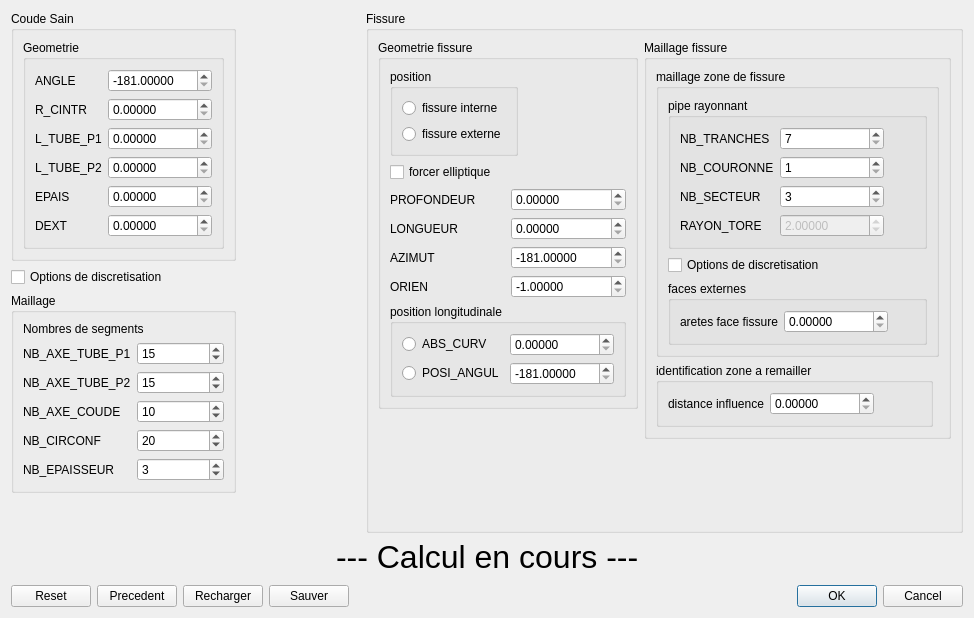
<?xml version="1.0" encoding="UTF-8"?>
<ui version="4.0">
 <class>Dialog</class>
 <widget class="QDialog" name="Dialog">
  <property name="geometry">
   <rect>
    <x>0</x>
    <y>0</y>
    <width>974</width>
    <height>618</height>
   </rect>
  </property>
  <property name="windowTitle">
   <string>Generation de coude avec fissure</string>
  </property>
  <layout class="QGridLayout" name="gridLayout_8">
   <item row="0" column="0">
    <layout class="QHBoxLayout" name="horizontalLayout_5">
     <item>
      <layout class="QVBoxLayout" name="verticalLayout_2">
       <item>
        <widget class="QGroupBox" name="groupBox">
         <property name="title">
          <string>Coude Sain</string>
         </property>
         <layout class="QVBoxLayout" name="verticalLayout_3">
          <item>
           <widget class="QGroupBox" name="groupBox_3">
            <property name="title">
             <string>Geometrie</string>
            </property>
            <layout class="QGridLayout" name="gridLayout_2">
             <item row="0" column="0">
              <layout class="QGridLayout" name="gridLayout">
               <item row="2" column="0">
                <widget class="QLabel" name="label_3">
                 <property name="text">
                  <string>L_TUBE_P1</string>
                 </property>
                </widget>
               </item>
               <item row="0" column="1">
                <widget class="QDoubleSpinBox" name="dsb_angle">
                 <property name="toolTip">
                  <string>Valeur de l'angle du coude en degres</string>
                 </property>
                 <property name="decimals">
                  <number>5</number>
                 </property>
                 <property name="minimum">
                  <double>-181.000000000000000</double>
                 </property>
                 <property name="maximum">
                  <double>180.000000000000000</double>
                 </property>
                 <property name="value">
                  <double>-181.000000000000000</double>
                 </property>
                </widget>
               </item>
               <item row="1" column="0">
                <widget class="QLabel" name="label_2">
                 <property name="text">
                  <string>R_CINTR</string>
                 </property>
                </widget>
               </item>
               <item row="4" column="0">
                <widget class="QLabel" name="label_5">
                 <property name="text">
                  <string>EPAIS</string>
                 </property>
                </widget>
               </item>
               <item row="4" column="1">
                <widget class="QDoubleSpinBox" name="dsb_epais">
                 <property name="toolTip">
                  <string>Valeur de l'epaisseur du coude et des embouts</string>
                 </property>
                 <property name="decimals">
                  <number>5</number>
                 </property>
                 <property name="maximum">
                  <double>1000000.000000000000000</double>
                 </property>
                </widget>
               </item>
               <item row="3" column="0">
                <widget class="QLabel" name="label_4">
                 <property name="text">
                  <string>L_TUBE_P2</string>
                 </property>
                </widget>
               </item>
               <item row="3" column="1">
                <widget class="QDoubleSpinBox" name="dsb_lTubeP2">
                 <property name="toolTip">
                  <string>Valeur de la longueur de l'embout P2 a l'extremite duquel seront appliques les chargements</string>
                 </property>
                 <property name="decimals">
                  <number>5</number>
                 </property>
                 <property name="maximum">
                  <double>1000000.000000000000000</double>
                 </property>
                </widget>
               </item>
               <item row="5" column="0">
                <widget class="QLabel" name="label_6">
                 <property name="text">
                  <string>DEXT</string>
                 </property>
                </widget>
               </item>
               <item row="0" column="0">
                <widget class="QLabel" name="label">
                 <property name="text">
                  <string>ANGLE</string>
                 </property>
                </widget>
               </item>
               <item row="5" column="1">
                <widget class="QDoubleSpinBox" name="dsb_dext">
                 <property name="toolTip">
                  <string>Valeur du diametre externe du coude et des embouts droits</string>
                 </property>
                 <property name="decimals">
                  <number>5</number>
                 </property>
                 <property name="maximum">
                  <double>1000000.000000000000000</double>
                 </property>
                </widget>
               </item>
               <item row="2" column="1">
                <widget class="QDoubleSpinBox" name="dsb_lTubeP1">
                 <property name="toolTip">
                  <string>Valeur de la longueur de l'embout P1 a l'extremite duquel seront appliques les chargements</string>
                 </property>
                 <property name="decimals">
                  <number>5</number>
                 </property>
                 <property name="maximum">
                  <double>1000000.000000000000000</double>
                 </property>
                </widget>
               </item>
               <item row="1" column="1">
                <widget class="QDoubleSpinBox" name="dsb_rCintr">
                 <property name="toolTip">
                  <string>Valeur du rayon de cintrage du coude</string>
                 </property>
                 <property name="decimals">
                  <number>5</number>
                 </property>
                 <property name="maximum">
                  <double>1000000.000000000000000</double>
                 </property>
                </widget>
               </item>
              </layout>
             </item>
            </layout>
           </widget>
          </item>
         </layout>
        </widget>
       </item>
       <item>
        <widget class="QCheckBox" name="cb_optDiscrSain">
         <property name="toolTip">
          <string>Parametres optionnels de discretisation</string>
         </property>
         <property name="text">
          <string>Options de discretisation</string>
         </property>
        </widget>
       </item>
       <item>
        <widget class="QGroupBox" name="gb_discrSain">
         <property name="title">
          <string>Maillage</string>
         </property>
         <layout class="QGridLayout" name="gridLayout_4">
          <item row="0" column="0">
           <layout class="QVBoxLayout" name="verticalLayout">
            <item>
             <widget class="QLabel" name="label_7">
              <property name="text">
               <string>Nombres de segments</string>
              </property>
             </widget>
            </item>
            <item>
             <layout class="QGridLayout" name="gridLayout_3">
              <item row="0" column="0">
               <widget class="QLabel" name="label_8">
                <property name="text">
                 <string>NB_AXE_TUBE_P1</string>
                </property>
               </widget>
              </item>
              <item row="0" column="1">
               <widget class="QSpinBox" name="sb_nbAxeTubeP1">
                <property name="toolTip">
                 <string>Nombre d'elements le long de l'embout P1</string>
                </property>
                <property name="maximum">
                 <number>10000</number>
                </property>
                <property name="value">
                 <number>15</number>
                </property>
               </widget>
              </item>
              <item row="1" column="0">
               <widget class="QLabel" name="label_9">
                <property name="text">
                 <string>NB_AXE_TUBE_P2</string>
                </property>
               </widget>
              </item>
              <item row="1" column="1">
               <widget class="QSpinBox" name="sb_nbAxeTubeP2">
                <property name="toolTip">
                 <string>Nombre d'elements le long de l'embout P2</string>
                </property>
                <property name="maximum">
                 <number>10000</number>
                </property>
                <property name="value">
                 <number>15</number>
                </property>
               </widget>
              </item>
              <item row="2" column="0">
               <widget class="QLabel" name="label_10">
                <property name="text">
                 <string>NB_AXE_COUDE</string>
                </property>
               </widget>
              </item>
              <item row="2" column="1">
               <widget class="QSpinBox" name="sb_nbAxeCoude">
                <property name="toolTip">
                 <string>Nombre d'elements le long de l'axe du coude</string>
                </property>
                <property name="maximum">
                 <number>10000</number>
                </property>
                <property name="value">
                 <number>10</number>
                </property>
               </widget>
              </item>
              <item row="3" column="0">
               <widget class="QLabel" name="label_11">
                <property name="text">
                 <string>NB_CIRCONF</string>
                </property>
               </widget>
              </item>
              <item row="3" column="1">
               <widget class="QSpinBox" name="sb_nbCirconf">
                <property name="toolTip">
                 <string>&lt;html&gt;&lt;head/&gt;&lt;body&gt;&lt;p&gt;Nombre d'elements le long de la circonference&lt;/p&gt;&lt;p&gt;(nombre pair)&lt;/p&gt;&lt;/body&gt;&lt;/html&gt;</string>
                </property>
                <property name="maximum">
                 <number>10000</number>
                </property>
                <property name="value">
                 <number>20</number>
                </property>
               </widget>
              </item>
              <item row="4" column="0">
               <widget class="QLabel" name="label_13">
                <property name="text">
                 <string>NB_EPAISSEUR</string>
                </property>
               </widget>
              </item>
              <item row="4" column="1">
               <widget class="QSpinBox" name="sb_nbEpaisseur">
                <property name="toolTip">
                 <string>Nombre d'elements dans l'epaisseur</string>
                </property>
                <property name="maximum">
                 <number>10000</number>
                </property>
                <property name="value">
                 <number>3</number>
                </property>
               </widget>
              </item>
             </layout>
            </item>
           </layout>
          </item>
         </layout>
        </widget>
       </item>
       <item>
        <spacer name="verticalSpacer">
         <property name="orientation">
          <enum>Qt::Vertical</enum>
         </property>
         <property name="sizeHint" stdset="0">
          <size>
           <width>20</width>
           <height>40</height>
          </size>
         </property>
        </spacer>
       </item>
      </layout>
     </item>
     <item>
      <spacer name="horizontalSpacer_6">
       <property name="orientation">
        <enum>Qt::Horizontal</enum>
       </property>
       <property name="sizeHint" stdset="0">
        <size>
         <width>40</width>
         <height>20</height>
        </size>
       </property>
      </spacer>
     </item>
     <item>
      <widget class="QGroupBox" name="groupBox_2">
       <property name="title">
        <string>Fissure</string>
       </property>
       <layout class="QHBoxLayout" name="horizontalLayout_2">
        <item>
         <layout class="QVBoxLayout" name="verticalLayout_4">
          <item>
           <widget class="QGroupBox" name="groupBox_5">
            <property name="title">
             <string>Geometrie fissure</string>
            </property>
            <layout class="QGridLayout" name="gridLayout_12">
             <item row="0" column="0">
              <layout class="QGridLayout" name="gridLayout_10">
               <item row="0" column="0">
                <widget class="QGroupBox" name="groupBox_4">
                 <property name="title">
                  <string>position</string>
                 </property>
                 <layout class="QVBoxLayout" name="verticalLayout_7">
                  <item>
                   <widget class="QRadioButton" name="rb_fissInt">
                    <property name="toolTip">
                     <string>&lt;html&gt;&lt;head/&gt;&lt;body&gt;&lt;p&gt;Fissure positionnee sur la face interne&lt;/p&gt;&lt;/body&gt;&lt;/html&gt;</string>
                    </property>
                    <property name="text">
                     <string>fissure interne</string>
                    </property>
                   </widget>
                  </item>
                  <item>
                   <widget class="QRadioButton" name="rb_fissExt">
                    <property name="toolTip">
                     <string>&lt;html&gt;&lt;head/&gt;&lt;body&gt;&lt;p&gt;Fissure positionnee sur la face externe&lt;/p&gt;&lt;/body&gt;&lt;/html&gt;</string>
                    </property>
                    <property name="text">
                     <string>fissure externe</string>
                    </property>
                   </widget>
                  </item>
                 </layout>
                </widget>
               </item>
               <item row="0" column="1">
                <spacer name="horizontalSpacer_3">
                 <property name="orientation">
                  <enum>Qt::Horizontal</enum>
                 </property>
                 <property name="sizeHint" stdset="0">
                  <size>
                   <width>40</width>
                   <height>20</height>
                  </size>
                 </property>
                </spacer>
               </item>
               <item row="1" column="0">
                <widget class="QCheckBox" name="cb_forceEllipse">
                 <property name="toolTip">
                  <string>&lt;html&gt;&lt;head/&gt;&lt;body&gt;&lt;p&gt;Forcer une fissure de forme elliptique, meme si elle est longue&lt;/p&gt;&lt;/body&gt;&lt;/html&gt;</string>
                 </property>
                 <property name="accessibleDescription">
                  <string/>
                 </property>
                 <property name="text">
                  <string>forcer elliptique</string>
                 </property>
                </widget>
               </item>
               <item row="1" column="1">
                <spacer name="horizontalSpacer_2">
                 <property name="orientation">
                  <enum>Qt::Horizontal</enum>
                 </property>
                 <property name="sizeHint" stdset="0">
                  <size>
                   <width>40</width>
                   <height>20</height>
                  </size>
                 </property>
                </spacer>
               </item>
              </layout>
             </item>
             <item row="1" column="0">
              <layout class="QGridLayout" name="gridLayout_5">
               <item row="2" column="1">
                <widget class="QDoubleSpinBox" name="dsb_azimut">
                 <property name="toolTip">
                  <string>Valeur de la position circonferentielle du centre de la fissure comptee positivement en degres a partir de l'extrados jusqu'a l'intrados en passant par le flanc gauche</string>
                 </property>
                 <property name="decimals">
                  <number>5</number>
                 </property>
                 <property name="minimum">
                  <double>-181.000000000000000</double>
                 </property>
                 <property name="maximum">
                  <double>180.000000000000000</double>
                 </property>
                 <property name="value">
                  <double>-181.000000000000000</double>
                 </property>
                </widget>
               </item>
               <item row="0" column="0">
                <widget class="QLabel" name="label_18">
                 <property name="text">
                  <string>PROFONDEUR</string>
                 </property>
                </widget>
               </item>
               <item row="0" column="1">
                <widget class="QDoubleSpinBox" name="dsb_profondeur">
                 <property name="toolTip">
                  <string>&lt;html&gt;&lt;head/&gt;&lt;body&gt;&lt;p&gt;Profondeur de la fissure :&lt;/p&gt;&lt;p&gt;distance maximale entre le fond de fissure et la peau interne ou externe sur laquelle debouche la fissure&lt;/p&gt;&lt;/body&gt;&lt;/html&gt;</string>
                 </property>
                 <property name="decimals">
                  <number>5</number>
                 </property>
                 <property name="maximum">
                  <double>1000000.000000000000000</double>
                 </property>
                </widget>
               </item>
               <item row="1" column="0">
                <widget class="QLabel" name="label_19">
                 <property name="text">
                  <string>LONGUEUR</string>
                 </property>
                </widget>
               </item>
               <item row="2" column="0">
                <widget class="QLabel" name="label_14">
                 <property name="text">
                  <string>AZIMUT</string>
                 </property>
                </widget>
               </item>
               <item row="3" column="0">
                <widget class="QLabel" name="label_15">
                 <property name="text">
                  <string>ORIEN</string>
                 </property>
                </widget>
               </item>
               <item row="3" column="1">
                <widget class="QDoubleSpinBox" name="dsb_orientation">
                 <property name="toolTip">
                  <string>Valeur de l'angle en degres forme par le grand axe de la fissure et la generatrice du coude donnant ainsi l'orientation du defaut</string>
                 </property>
                 <property name="decimals">
                  <number>5</number>
                 </property>
                 <property name="minimum">
                  <double>-1.000000000000000</double>
                 </property>
                 <property name="maximum">
                  <double>90.000000000000000</double>
                 </property>
                 <property name="value">
                  <double>-1.000000000000000</double>
                 </property>
                </widget>
               </item>
               <item row="1" column="1">
                <widget class="QDoubleSpinBox" name="dsb_longueur">
                 <property name="toolTip">
                  <string>Longueur du grand axe de la fissure mesuree sur le coude en peau interne ou externe, suivant la peau sur laquelle se trouve la fissure</string>
                 </property>
                 <property name="decimals">
                  <number>5</number>
                 </property>
                 <property name="maximum">
                  <double>1000000.000000000000000</double>
                 </property>
                </widget>
               </item>
              </layout>
             </item>
             <item row="2" column="0">
              <widget class="QGroupBox" name="groupBox_11">
               <property name="title">
                <string>position longitudinale</string>
               </property>
               <layout class="QGridLayout" name="gridLayout_11">
                <item row="0" column="0">
                 <widget class="QRadioButton" name="rb_absCurv">
                  <property name="toolTip">
                   <string>Definition de la position longitudinale par une abscisse curiviligne</string>
                  </property>
                  <property name="text">
                   <string>ABS_CURV</string>
                  </property>
                 </widget>
                </item>
                <item row="1" column="0">
                 <widget class="QRadioButton" name="rb_posiAngul">
                  <property name="toolTip">
                   <string>Definition de la position longitudinale par un angle</string>
                  </property>
                  <property name="text">
                   <string>POSI_ANGUL</string>
                  </property>
                 </widget>
                </item>
                <item row="0" column="1">
                 <widget class="QDoubleSpinBox" name="dsb_absCurv">
                  <property name="toolTip">
                   <string>&lt;html&gt;&lt;head/&gt;&lt;body&gt;&lt;p&gt;Valeur de la position longitudinale du centre de la fissure definie par rapport a l'interface de l'embout P1 :&lt;/p&gt;&lt;p&gt;Abcisse curviligne le long de l'axe du coude, sur la peau interne ou externe, selon la position de la fissure.&lt;/p&gt;&lt;p&gt;&lt;br/&gt;&lt;/p&gt;&lt;/body&gt;&lt;/html&gt;</string>
                  </property>
                  <property name="decimals">
                   <number>5</number>
                  </property>
                  <property name="maximum">
                   <double>1000000.000000000000000</double>
                  </property>
                 </widget>
                </item>
                <item row="1" column="1">
                 <widget class="QDoubleSpinBox" name="dsb_posiAngul">
                  <property name="toolTip">
                   <string>&lt;html&gt;&lt;head/&gt;&lt;body&gt;&lt;p&gt;Valeur de la position longitudinale du centre de la fissure definie par rapport a l'interface de l'embout P1 :&lt;/p&gt;&lt;p&gt;Angle en degres forme par la section contenant le centre de la fissure et l'interface de l'embout P1.&lt;/p&gt;&lt;p&gt;&lt;br/&gt;&lt;/p&gt;&lt;/body&gt;&lt;/html&gt;</string>
                  </property>
                  <property name="decimals">
                   <number>5</number>
                  </property>
                  <property name="minimum">
                   <double>-181.000000000000000</double>
                  </property>
                  <property name="maximum">
                   <double>180.000000000000000</double>
                  </property>
                  <property name="value">
                   <double>-181.000000000000000</double>
                  </property>
                 </widget>
                </item>
               </layout>
              </widget>
             </item>
            </layout>
           </widget>
          </item>
          <item>
           <spacer name="verticalSpacer_3">
            <property name="orientation">
             <enum>Qt::Vertical</enum>
            </property>
            <property name="sizeHint" stdset="0">
             <size>
              <width>20</width>
              <height>40</height>
             </size>
            </property>
           </spacer>
          </item>
         </layout>
        </item>
        <item>
         <layout class="QVBoxLayout" name="verticalLayout_6">
          <item>
           <widget class="QGroupBox" name="groupBox_6">
            <property name="title">
             <string>Maillage fissure</string>
            </property>
            <layout class="QGridLayout" name="gridLayout_7">
             <item row="1" column="0" colspan="2">
              <widget class="QGroupBox" name="groupBox_8">
               <property name="title">
                <string>maillage zone de fissure</string>
               </property>
               <layout class="QVBoxLayout" name="verticalLayout_5">
                <item>
                 <widget class="QGroupBox" name="groupBox_9">
                  <property name="title">
                   <string>pipe rayonnant</string>
                  </property>
                  <layout class="QHBoxLayout" name="horizontalLayout_4">
                   <item>
                    <layout class="QGridLayout" name="gridLayout_6">
                     <item row="1" column="0">
                      <widget class="QLabel" name="label_21">
                       <property name="text">
                        <string>NB_TRANCHES</string>
                       </property>
                      </widget>
                     </item>
                     <item row="2" column="0">
                      <widget class="QLabel" name="label_22">
                       <property name="text">
                        <string>NB_COURONNE</string>
                       </property>
                      </widget>
                     </item>
                     <item row="2" column="1">
                      <widget class="QSpinBox" name="sb_nbCouronne">
                       <property name="toolTip">
                        <string>&lt;html&gt;&lt;head/&gt;&lt;body&gt;&lt;p&gt;Pipe rayonnant construit sur le fond de fissure :&lt;/p&gt;&lt;p&gt;nombre de couronnes du maillage rayonnant autour de la ligne de fond de fissure, y compris la couronne centrale formee de prismes.&lt;/p&gt;&lt;/body&gt;&lt;/html&gt;</string>
                       </property>
                       <property name="minimum">
                        <number>1</number>
                       </property>
                       <property name="maximum">
                        <number>10000</number>
                       </property>
                       <property name="value">
                        <number>1</number>
                       </property>
                      </widget>
                     </item>
                     <item row="3" column="0">
                      <widget class="QLabel" name="label_23">
                       <property name="text">
                        <string>NB_SECTEUR</string>
                       </property>
                      </widget>
                     </item>
                     <item row="3" column="1">
                      <widget class="QSpinBox" name="sb_nbSecteur">
                       <property name="toolTip">
                        <string>&lt;html&gt;&lt;head/&gt;&lt;body&gt;&lt;p&gt;Pipe rayonnant construit sur le fond de fissure :&lt;/p&gt;&lt;p&gt;nombre de secteurs selon un cercle normal au fond de fissure.&lt;/p&gt;&lt;/body&gt;&lt;/html&gt;</string>
                       </property>
                       <property name="minimum">
                        <number>3</number>
                       </property>
                       <property name="maximum">
                        <number>10000</number>
                       </property>
                       <property name="value">
                        <number>3</number>
                       </property>
                      </widget>
                     </item>
                     <item row="1" column="1">
                      <widget class="QSpinBox" name="sb_nbTranches">
                       <property name="toolTip">
                        <string>&lt;html&gt;&lt;head/&gt;&lt;body&gt;&lt;p&gt;Pipe rayonnant construit sur le fond de fissure :&lt;/p&gt;&lt;p&gt;Nombre de mailles (approximatif) le long de la ligne de fond de fissure.&lt;/p&gt;&lt;/body&gt;&lt;/html&gt;</string>
                       </property>
                       <property name="minimum">
                        <number>7</number>
                       </property>
                       <property name="maximum">
                        <number>100000</number>
                       </property>
                       <property name="value">
                        <number>7</number>
                       </property>
                      </widget>
                     </item>
                     <item row="4" column="0">
                      <widget class="QLabel" name="label_20">
                       <property name="text">
                        <string>RAYON_TORE</string>
                       </property>
                      </widget>
                     </item>
                     <item row="4" column="1">
                      <widget class="QDoubleSpinBox" name="dsb_rayonTore">
                       <property name="enabled">
                        <bool>false</bool>
                       </property>
                       <property name="toolTip">
                        <string>&lt;html&gt;&lt;head/&gt;&lt;body&gt;&lt;p&gt;Pipe rayonnant construit sur le fond de fissure :&lt;/p&gt;&lt;p&gt;Rayon du pipe.&lt;/p&gt;&lt;/body&gt;&lt;/html&gt;</string>
                       </property>
                       <property name="decimals">
                        <number>5</number>
                       </property>
                       <property name="maximum">
                        <double>1000000.000000000000000</double>
                       </property>
                       <property name="value">
                        <double>2.000000000000000</double>
                       </property>
                      </widget>
                     </item>
                    </layout>
                   </item>
                   <item>
                    <spacer name="horizontalSpacer_4">
                     <property name="orientation">
                      <enum>Qt::Horizontal</enum>
                     </property>
                     <property name="sizeHint" stdset="0">
                      <size>
                       <width>6</width>
                       <height>20</height>
                      </size>
                     </property>
                    </spacer>
                   </item>
                  </layout>
                 </widget>
                </item>
                <item>
                 <widget class="QCheckBox" name="cb_optDiscrFiss">
                  <property name="toolTip">
                   <string>Parametres optionnels de discretisation</string>
                  </property>
                  <property name="text">
                   <string>Options de discretisation</string>
                  </property>
                 </widget>
                </item>
                <item>
                 <widget class="QGroupBox" name="gb_discrFacesExternes">
                  <property name="enabled">
                   <bool>true</bool>
                  </property>
                  <property name="title">
                   <string>faces externes</string>
                  </property>
                  <layout class="QHBoxLayout" name="horizontalLayout_3">
                   <item>
                    <widget class="QLabel" name="label_24">
                     <property name="text">
                      <string>aretes face fissure</string>
                     </property>
                    </widget>
                   </item>
                   <item>
                    <widget class="QDoubleSpinBox" name="dsb_aretesFaceFissure">
                     <property name="toolTip">
                      <string>&lt;html&gt;&lt;head/&gt;&lt;body&gt;&lt;p&gt;Faces externes de la zone a remailler.&lt;/p&gt;&lt;p&gt;Mailage en triangles : valeur cible des aretes.&lt;/p&gt;&lt;/body&gt;&lt;/html&gt;</string>
                     </property>
                     <property name="decimals">
                      <number>5</number>
                     </property>
                     <property name="maximum">
                      <double>1000000.000000000000000</double>
                     </property>
                    </widget>
                   </item>
                   <item>
                    <spacer name="horizontalSpacer_5">
                     <property name="orientation">
                      <enum>Qt::Horizontal</enum>
                     </property>
                     <property name="sizeHint" stdset="0">
                      <size>
                       <width>1</width>
                       <height>20</height>
                      </size>
                     </property>
                    </spacer>
                   </item>
                  </layout>
                 </widget>
                </item>
               </layout>
              </widget>
             </item>
             <item row="2" column="0">
              <widget class="QGroupBox" name="gb_zoneRemail">
               <property name="enabled">
                <bool>true</bool>
               </property>
               <property name="title">
                <string>identification zone a remailler</string>
               </property>
               <layout class="QGridLayout" name="gridLayout_16">
                <item row="0" column="0">
                 <layout class="QGridLayout" name="gridLayout_17">
                  <item row="1" column="1">
                   <widget class="QDoubleSpinBox" name="dsb_influence">
                    <property name="toolTip">
                     <string>&lt;html&gt;&lt;head/&gt;&lt;body&gt;&lt;p&gt;La zone remaillee contiendra toutes les mailles du maillage sain a une distance de la face de fissure inferieure a cette valeur.&lt;/p&gt;&lt;/body&gt;&lt;/html&gt;</string>
                    </property>
                    <property name="decimals">
                     <number>5</number>
                    </property>
                    <property name="maximum">
                     <double>1000000.000000000000000</double>
                    </property>
                   </widget>
                  </item>
                  <item row="1" column="0">
                   <widget class="QLabel" name="label_25">
                    <property name="text">
                     <string>distance influence</string>
                    </property>
                   </widget>
                  </item>
                 </layout>
                </item>
                <item row="0" column="1">
                 <spacer name="horizontalSpacer_8">
                  <property name="orientation">
                   <enum>Qt::Horizontal</enum>
                  </property>
                  <property name="sizeHint" stdset="0">
                   <size>
                    <width>47</width>
                    <height>20</height>
                   </size>
                  </property>
                 </spacer>
                </item>
               </layout>
              </widget>
             </item>
            </layout>
           </widget>
          </item>
          <item>
           <spacer name="verticalSpacer_4">
            <property name="orientation">
             <enum>Qt::Vertical</enum>
            </property>
            <property name="sizeHint" stdset="0">
             <size>
              <width>20</width>
              <height>40</height>
             </size>
            </property>
           </spacer>
          </item>
         </layout>
        </item>
       </layout>
      </widget>
     </item>
    </layout>
   </item>
   <item row="1" column="0">
    <layout class="QHBoxLayout" name="horizontalLayout_6">
     <item>
      <spacer name="horizontalSpacer">
       <property name="orientation">
        <enum>Qt::Horizontal</enum>
       </property>
       <property name="sizeHint" stdset="0">
        <size>
         <width>40</width>
         <height>20</height>
        </size>
       </property>
      </spacer>
     </item>
     <item>
      <widget class="QLabel" name="lb_calcul">
       <property name="font">
        <font>
         <pointsize>24</pointsize>
        </font>
       </property>
       <property name="text">
        <string>--- Calcul en cours ---</string>
       </property>
      </widget>
     </item>
     <item>
      <spacer name="horizontalSpacer_9">
       <property name="orientation">
        <enum>Qt::Horizontal</enum>
       </property>
       <property name="sizeHint" stdset="0">
        <size>
         <width>40</width>
         <height>20</height>
        </size>
       </property>
      </spacer>
     </item>
    </layout>
   </item>
   <item row="2" column="0">
    <spacer name="verticalSpacer_2">
     <property name="orientation">
      <enum>Qt::Vertical</enum>
     </property>
     <property name="sizeHint" stdset="0">
      <size>
       <width>20</width>
       <height>4</height>
      </size>
     </property>
    </spacer>
   </item>
   <item row="3" column="0">
    <layout class="QHBoxLayout" name="horizontalLayout">
     <item>
      <widget class="QPushButton" name="pb_reset">
       <property name="toolTip">
        <string>reinitialisation de tous les parametres a leur valeur par defaut</string>
       </property>
       <property name="text">
        <string>Reset</string>
       </property>
      </widget>
     </item>
     <item>
      <widget class="QPushButton" name="pb_valPrec">
       <property name="toolTip">
        <string>reinitialisation de tous les parametres a leur valeur de la precedente execution</string>
       </property>
       <property name="text">
        <string>Precedent</string>
       </property>
      </widget>
     </item>
     <item>
      <widget class="QPushButton" name="pb_recharger">
       <property name="toolTip">
        <string>reinitialisation des parametres a partir d'un fichier prealablement sauvegarde</string>
       </property>
       <property name="text">
        <string>Recharger</string>
       </property>
      </widget>
     </item>
     <item>
      <widget class="QPushButton" name="pb_sauver">
       <property name="toolTip">
        <string>sauvegarde des parametres dans un fichier a choisir</string>
       </property>
       <property name="text">
        <string>Sauver</string>
       </property>
      </widget>
     </item>
     <item>
      <spacer name="horizontalSpacer_7">
       <property name="orientation">
        <enum>Qt::Horizontal</enum>
       </property>
       <property name="sizeHint" stdset="0">
        <size>
         <width>40</width>
         <height>20</height>
        </size>
       </property>
      </spacer>
     </item>
     <item>
      <widget class="QDialogButtonBox" name="buttonBox">
       <property name="orientation">
        <enum>Qt::Horizontal</enum>
       </property>
       <property name="standardButtons">
        <set>QDialogButtonBox::Cancel|QDialogButtonBox::Ok</set>
       </property>
      </widget>
     </item>
    </layout>
   </item>
  </layout>
  <zorder>verticalSpacer_2</zorder>
 </widget>
 <resources/>
 <connections>
  <connection>
   <sender>buttonBox</sender>
   <signal>accepted()</signal>
   <receiver>Dialog</receiver>
   <slot>accept()</slot>
   <hints>
    <hint type="sourcelabel">
     <x>1055</x>
     <y>594</y>
    </hint>
    <hint type="destinationlabel">
     <x>157</x>
     <y>274</y>
    </hint>
   </hints>
  </connection>
  <connection>
   <sender>buttonBox</sender>
   <signal>rejected()</signal>
   <receiver>Dialog</receiver>
   <slot>reject()</slot>
   <hints>
    <hint type="sourcelabel">
     <x>1055</x>
     <y>594</y>
    </hint>
    <hint type="destinationlabel">
     <x>286</x>
     <y>274</y>
    </hint>
   </hints>
  </connection>
  <connection>
   <sender>cb_optDiscrSain</sender>
   <signal>clicked(bool)</signal>
   <receiver>gb_discrSain</receiver>
   <slot>setVisible(bool)</slot>
   <hints>
    <hint type="sourcelabel">
     <x>69</x>
     <y>312</y>
    </hint>
    <hint type="destinationlabel">
     <x>70</x>
     <y>549</y>
    </hint>
   </hints>
  </connection>
  <connection>
   <sender>cb_optDiscrFiss</sender>
   <signal>clicked(bool)</signal>
   <receiver>gb_discrFacesExternes</receiver>
   <slot>setVisible(bool)</slot>
   <hints>
    <hint type="sourcelabel">
     <x>1033</x>
     <y>311</y>
    </hint>
    <hint type="destinationlabel">
     <x>1033</x>
     <y>387</y>
    </hint>
   </hints>
  </connection>
  <connection>
   <sender>cb_optDiscrFiss</sender>
   <signal>clicked(bool)</signal>
   <receiver>gb_zoneRemail</receiver>
   <slot>setVisible(bool)</slot>
   <hints>
    <hint type="sourcelabel">
     <x>1033</x>
     <y>311</y>
    </hint>
    <hint type="destinationlabel">
     <x>1036</x>
     <y>472</y>
    </hint>
   </hints>
  </connection>
  <connection>
   <sender>cb_optDiscrFiss</sender>
   <signal>clicked(bool)</signal>
   <receiver>dsb_rayonTore</receiver>
   <slot>setEnabled(bool)</slot>
   <hints>
    <hint type="sourcelabel">
     <x>1033</x>
     <y>311</y>
    </hint>
    <hint type="destinationlabel">
     <x>1005</x>
     <y>278</y>
    </hint>
   </hints>
  </connection>
  <connection>
   <sender>rb_absCurv</sender>
   <signal>toggled(bool)</signal>
   <receiver>dsb_absCurv</receiver>
   <slot>setEnabled(bool)</slot>
   <hints>
    <hint type="sourcelabel">
     <x>477</x>
     <y>392</y>
    </hint>
    <hint type="destinationlabel">
     <x>649</x>
     <y>396</y>
    </hint>
   </hints>
  </connection>
  <connection>
   <sender>rb_posiAngul</sender>
   <signal>toggled(bool)</signal>
   <receiver>dsb_posiAngul</receiver>
   <slot>setEnabled(bool)</slot>
   <hints>
    <hint type="sourcelabel">
     <x>477</x>
     <y>425</y>
    </hint>
    <hint type="destinationlabel">
     <x>649</x>
     <y>429</y>
    </hint>
   </hints>
  </connection>
 </connections>
</ui>
